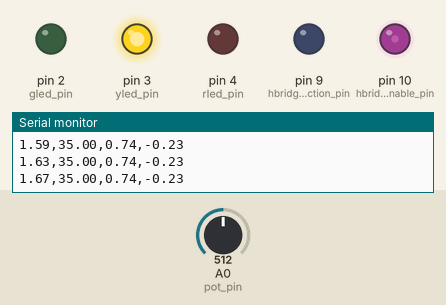
Bench run of a sketch on a simulated Arduino Uno, built with avr-gcc and run on an emulated ATmega328P. Parts: output pins drawn as LEDs (lit = HIGH), the last lines printed to the serial monitor. The inputs (shaded band) are chosen by the test bench; at power-on: A0 (pot_pin) = 512.

Above: at 1.7 s.
1.8 s: A0 (pot_pin) set to 716
At 2.1 s:
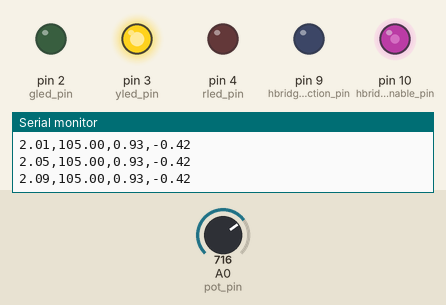
3.3 s: A0 (pot_pin) set to 900
At 5.8 s:
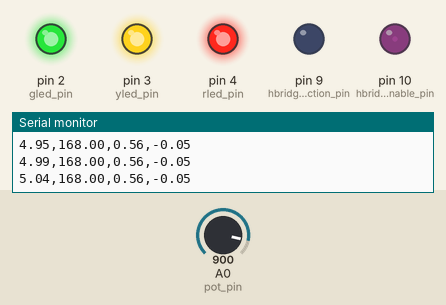
At 6.6 s:
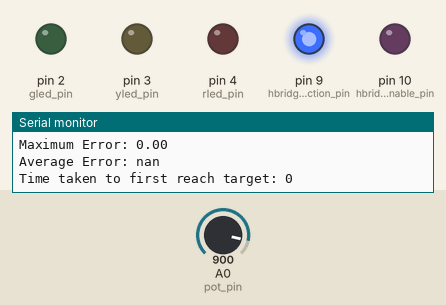
Timing chart, 0 to 8.1 s (numbered marks = the images above; inputs shaded):
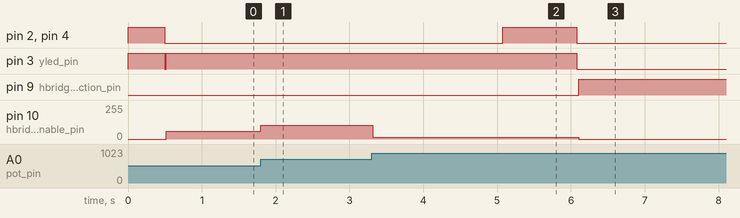

Measured:
- after the input at 1.8 s, pin 10 (hbridgeenable_pin): 57/255 → 105/255 at once
- after the input at 3.3 s, pin 10 (hbridgeenable_pin): 105/255 → 12/255 at once, → 0/255 2.8 s later

The sketch:

Mech1010_Coursework_2024.ino
```cpp
/*
--------------------------------------------
-------- MECH1010 Coursework 2024 --------
-------- Name:  Thomas del Rio
-------- Username:  mn23tdr
--------------------------------------------
*/
int gled_pin = 2 ;
int yled_pin = 3 ;
int rled_pin = 4 ;
int hbridgedirection_pin = 9 ;
int hbridgeenable_pin = 10 ;
int pot_pin = A0 ;
float pot_value = 0 ;
float supportrod = 0.491;
float target_height = 0.05 + (supportrod*(sin(68.5*(PI / 180)))) ;
float neutral_height = supportrod*(sin(68.5*(PI / 180))) ;
int Kp = 1850 ;
unsigned long start_time = 0;
float elapsed_time = 0 ;
float pmw_in = 0 ;
int count = 0 ;
float max_error = 0;
float total_error = 0;
float average_error = 0 ;
int num_turns = 0 ;
unsigned long time_to_target = 0 ;


void setup() {
  Serial.begin(9600);


	pinMode(gled_pin, OUTPUT);
  pinMode(yled_pin, OUTPUT);
  pinMode(rled_pin, OUTPUT);
  pinMode(hbridgedirection_pin, OUTPUT);
  pinMode(hbridgeenable_pin, OUTPUT);
  pinMode(pot_pin, INPUT);


	//turning on LEDs for 0.5 seconds
digitalWrite(gled_pin, HIGH);
digitalWrite(yled_pin, HIGH);
digitalWrite(rled_pin, HIGH);
delay(500);
digitalWrite(gled_pin, LOW);
digitalWrite(yled_pin, LOW);
digitalWrite(rled_pin, LOW);

Serial.println("System Started");
Serial.println("System Initiated");
Serial.println("Controller Starting");
Serial.println("Time, Angle, Height, Error");

unsigned long start_time = millis();

}


void loop() {

// timing the controller
unsigned long current_time = millis();

do{

  //timing of the loop
unsigned long loop_start_time = millis() ;
elapsed_time = loop_start_time - start_time ;

// reading the angle and converting to current height of the drone
 float pot_value = analogRead(pot_pin) ;
 float angularposition = map(pot_value, 212, 410, -68.5, 0);
 float current_height = supportrod*(sin(angularposition*(PI / 180)));

// making sure the current height is correct
if (-68.5 < angularposition < 0) {
  angularposition = abs(angularposition);
  current_height = neutral_height - (supportrod*(sin(angularposition*(PI / 180)))) ;
}
else if (angularposition > 0){
  current_height = neutral_height + (supportrod*(sin(angularposition*(PI / 180)))) ;
}
// calculating height error
 float height_error = target_height - current_height ;


// setting direction and speed for motor
digitalWrite(hbridgedirection_pin, LOW);
pmw_in = current_height + (abs(height_error)*Kp) ;
float pmw_out = map(pmw_in, 0, (1023*1.85), 0, 255) ;
analogWrite(hbridgeenable_pin, pmw_out);


// Lighting for the errors
if (-0.02 < height_error && height_error < 0.02) {
digitalWrite(gled_pin, HIGH);
digitalWrite(yled_pin, LOW);
digitalWrite(rled_pin, LOW);
}
else if (height_error < -0.02) {
  digitalWrite(yled_pin, HIGH);
  digitalWrite(gled_pin, LOW);
  digitalWrite(rled_pin, LOW);
}
else  {
  digitalWrite(rled_pin, HIGH);
  digitalWrite(gled_pin, LOW);
  digitalWrite(yled_pin, LOW);
}

//statistics calculations

if ((-0.02 < height_error) && (height_error < 0.02) && (count == 0)) {
  time_to_target = elapsed_time ;
  count = count + 1 ;
}

if (count > 0) {

 total_error = abs(total_error) + abs(height_error);
 num_turns = num_turns + 1 ;


if (abs(height_error) > max_error) {
  max_error = abs(height_error);
}
}


//timings in seconds
elapsed_time = elapsed_time/1000 ;
time_to_target = time_to_target / 1000 ;

// Printing the Data
Serial.print(elapsed_time, 2);
Serial.print(",");
Serial.print(angularposition, 2);
Serial.print(",");
Serial.print(current_height);
Serial.print(",");
Serial.println(height_error, 2);


delay(40) ;

 }while (elapsed_time <= 5) ;

//shutoff process

//Turning all LEDs on for 1 second
digitalWrite(gled_pin, HIGH);
digitalWrite(yled_pin, HIGH);
digitalWrite(rled_pin, HIGH);
delay(1000);
digitalWrite(gled_pin, LOW);
digitalWrite(yled_pin, LOW);
digitalWrite(rled_pin, LOW);

//calculating average error
average_error = total_error / num_turns ;

//printing statistics
Serial.println("Shutdown");
Serial.print("Maximum Error: ");
Serial.println(max_error, 2);
Serial.print("Average Error: ");
Serial.println(average_error, 2);
Serial.print("Time taken to first reach target: ") ;
Serial.println(time_to_target, 2);


//turn off motor
digitalWrite(hbridgedirection_pin, HIGH);
analogWrite(hbridgeenable_pin, 0);

delay(1000000) ;
}
```
